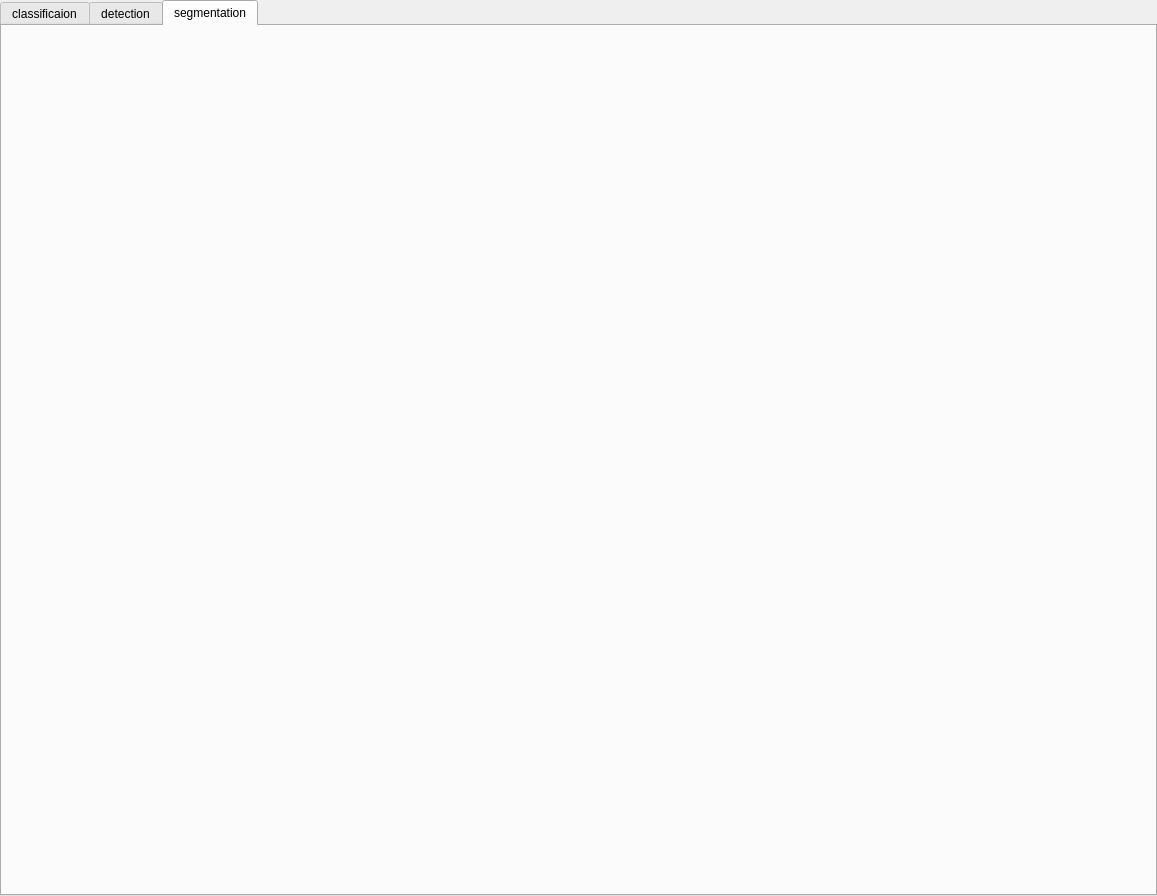
<?xml version="1.0" encoding="UTF-8"?>
<ui version="4.0">
 <class>A</class>
 <widget class="QTabWidget" name="A">
  <property name="geometry">
   <rect>
    <x>0</x>
    <y>0</y>
    <width>1157</width>
    <height>896</height>
   </rect>
  </property>
  <property name="windowTitle">
   <string>TabWidget</string>
  </property>
  <property name="currentIndex">
   <number>2</number>
  </property>
  <widget class="QWidget" name="tab">
   <attribute name="title">
    <string>classificaion</string>
   </attribute>
  </widget>
  <widget class="QWidget" name="tab_2">
   <attribute name="title">
    <string>detection</string>
   </attribute>
  </widget>
  <widget class="QWidget" name="tab_3">
   <attribute name="title">
    <string>segmentation</string>
   </attribute>
  </widget>
 </widget>
 <resources/>
 <connections/>
</ui>
